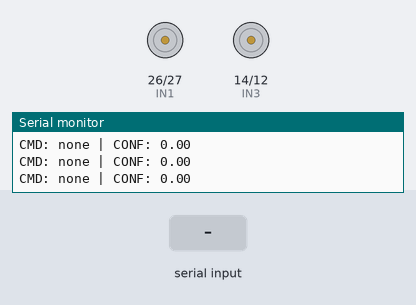
Bench run of a sketch on a simulated ESP32. Parts: motor-driver pin pairs drawn as motors (green arrow = first pin HIGH = forward, orange = second pin HIGH = backward, longer = more drive, scaled by the enable pin), the last lines printed to the serial monitor. Inputs (shaded band) come from the test bench.

Above: at 2.7 s.
2.8 s: "back\n" received over Serial
At 3.7 s:
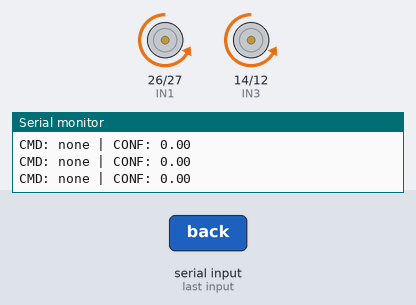
4.3 s: "left\n" received over Serial
At 5.0 s:
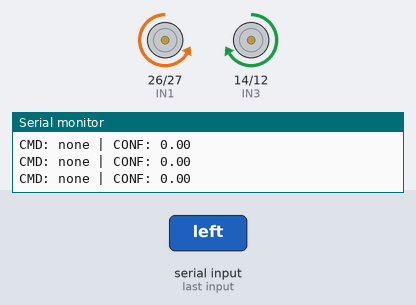
5.8 s: "right\n" received over Serial
At 6.3 s:
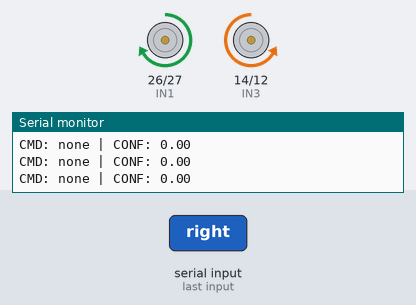
7.3 s: "forward\n" received over Serial
At 8.7 s:
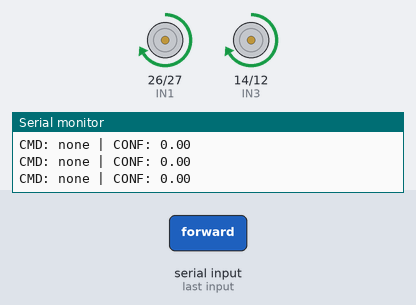
Timing chart, 0 to 9.8 s (numbered marks = the images above; inputs shaded):
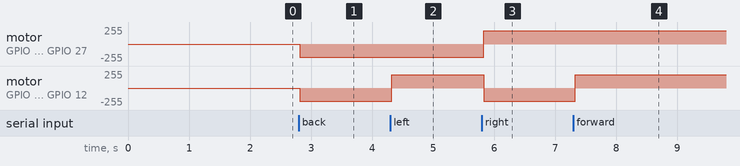

The sketch:

voice_robot.ino
```cpp
/*********************************************************
* Voice Command Mini Robot (FINAL VERSION)
* ESP32 + TinyML Ready Code
*********************************************************/

#include <Arduino.h>

// ================= MOTOR DRIVER PINS =================
#define IN1 26
#define IN2 27
#define IN3 14
#define IN4 12
#define ENA 25
#define ENB 33

// ================= SETTINGS =================
const float COMMAND_THRESHOLD = 0.80;
const unsigned long COMMAND_COOLDOWN = 1500;

unsigned long lastCommandTime = 0;

// ================= MOTOR FUNCTIONS =================
void stopRobot() {
 digitalWrite(IN1, LOW);
 digitalWrite(IN2, LOW);
 digitalWrite(IN3, LOW);
 digitalWrite(IN4, LOW);

 analogWrite(ENA, 200);
 analogWrite(ENB, 200);

 Serial.println("ACTION: STOP");
}

void moveForward() {
 digitalWrite(IN1, HIGH);
 digitalWrite(IN2, LOW);

 digitalWrite(IN3, HIGH);
 digitalWrite(IN4, LOW);

 analogWrite(ENA, 200);
 analogWrite(ENB, 200);

 Serial.println("ACTION: FORWARD");
}

void moveBack() {
 digitalWrite(IN1, LOW);
 digitalWrite(IN2, HIGH);

 digitalWrite(IN3, LOW);
 digitalWrite(IN4, HIGH);

 analogWrite(ENA, 200);
 analogWrite(ENB, 200);

 Serial.println("ACTION: BACK");
}

void turnLeft() {
 digitalWrite(IN1, LOW);
 digitalWrite(IN2, HIGH);

 digitalWrite(IN3, HIGH);
 digitalWrite(IN4, LOW);

 analogWrite(ENA, 200);
 analogWrite(ENB, 200);

 Serial.println("ACTION: LEFT");
}

void turnRight() {
 digitalWrite(IN1, HIGH);
 digitalWrite(IN2, LOW);

 digitalWrite(IN3, LOW);
 digitalWrite(IN4, HIGH);

 analogWrite(ENA, 200);
 analogWrite(ENB, 200);

 Serial.println("ACTION: RIGHT");
}

// ================= EXECUTE COMMAND =================
void executeCommand(String cmd) {
 if (cmd == "forward") moveForward();
 else if (cmd == "back") moveBack();
 else if (cmd == "left") turnLeft();
 else if (cmd == "right") turnRight();
 else if (cmd == "stop") stopRobot();
}

// ================= TEMP (MANUAL TEST) =================
// ⚠️ পরে এটা ML function দিয়ে replace করবে
String getPredictedCommand(float &confidence) {

 if (Serial.available()) {
   String input = Serial.readStringUntil('\n');
   input.trim();

   if (input == "forward") {
     confidence = 0.95;
     return "forward";
   }
   else if (input == "back") {
     confidence = 0.94;
     return "back";
   }
   else if (input == "left") {
     confidence = 0.93;
     return "left";
   }
   else if (input == "right") {
     confidence = 0.92;
     return "right";
   }
   else if (input == "stop") {
     confidence = 0.99;
     return "stop";
   }
 }

 confidence = 0.0;
 return "none";
}

// ================= SETUP =================
void setup() {
 Serial.begin(115200);

 pinMode(IN1, OUTPUT);
 pinMode(IN2, OUTPUT);
 pinMode(IN3, OUTPUT);
 pinMode(IN4, OUTPUT);
 pinMode(ENA, OUTPUT);
 pinMode(ENB, OUTPUT);

 stopRobot();

 Serial.println("=================================");
 Serial.println("🤖 Voice Command Robot Ready!");
 Serial.println("Type:");
 Serial.println("forward / back / left / right / stop");
 Serial.println("=================================");
}

// ================= LOOP =================
void loop() {

 float confidence = 0.0;
 String command = getPredictedCommand(confidence);

 Serial.print("CMD: ");
 Serial.print(command);
 Serial.print(" | CONF: ");
 Serial.println(confidence);

 if (command != "none" &&
     confidence >= COMMAND_THRESHOLD &&
     millis() - lastCommandTime > COMMAND_COOLDOWN) {

   executeCommand(command);
   lastCommandTime = millis();
 }

 delay(100);
}
```

Measured:
- after the input at 2.8 s, motor on GPIO 26 (IN1) / GPIO 27 (IN2), motor on GPIO 14 (IN3) / GPIO 12 (IN4): stopped → backward 200/255 at once
- after the input at 4.3 s, motor on GPIO 14 (IN3) / GPIO 12 (IN4): backward 200/255 → forward 200/255 at once
- after the input at 5.8 s, motor on GPIO 26 (IN1) / GPIO 27 (IN2): backward 200/255 → forward 200/255 at once; motor on GPIO 14 (IN3) / GPIO 12 (IN4): forward 200/255 → backward 200/255 at once
- after the input at 7.3 s, motor on GPIO 14 (IN3) / GPIO 12 (IN4): backward 200/255 → forward 200/255 at once
